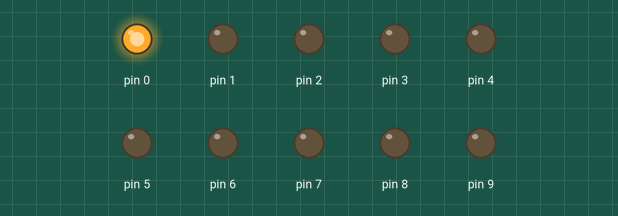
A sketch run on a simulated Arduino Uno, built with avr-gcc and run on an emulated ATmega328P. Parts: output pins drawn as LEDs (lit = HIGH).

Above: at 0.1 s.
At 0.5 s:
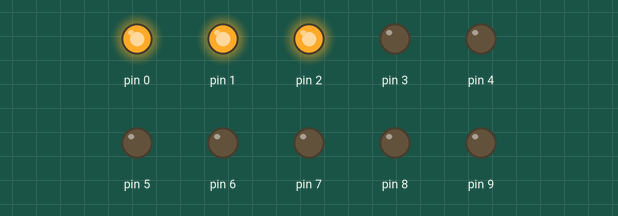
At 1.1 s:
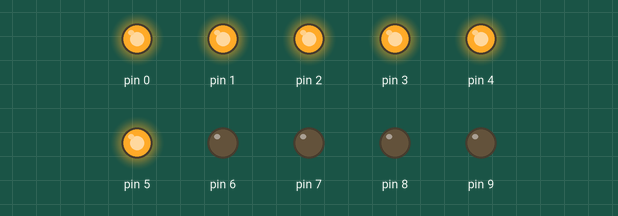
At 2.5 s:
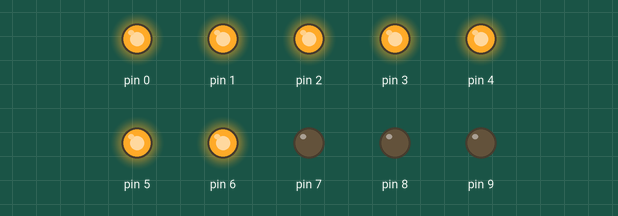
At 3.5 s:
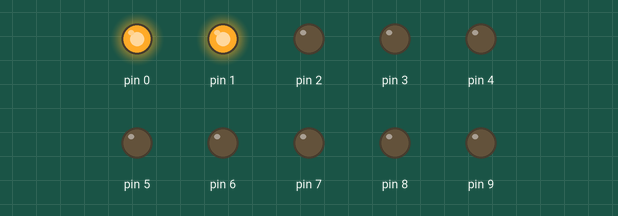
At 4.9 s:
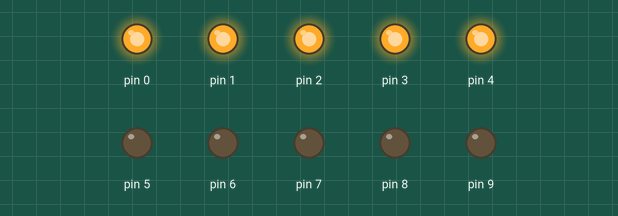
Timing chart, 0 to 5.2 s (numbered marks = the images above):
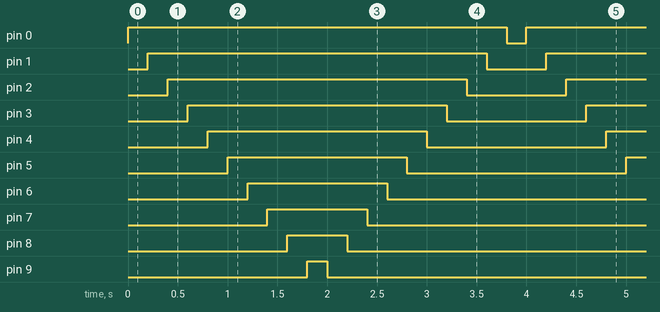

Measured:
- by itself, pin 0: alternates HIGH for 3.8 s and LOW for 0.20 s
- by itself, pin 1: alternates HIGH for 3.4 s and LOW for 0.60 s
- by itself, pin 2: alternates HIGH for 3.0 s and LOW for 1.0 s
- by itself, pin 3: alternates HIGH for 2.6 s and LOW for 1.4 s
- by itself, pin 4: alternates HIGH for 2.2 s and LOW for 1.8 s
- by itself, pin 5: alternates HIGH for 1.8 s and LOW for 2.2 s
- by itself, pin 6: alternates HIGH for 1.4 s and LOW for 2.6 s
- by itself, pin 7: alternates HIGH for 1.0 s and LOW for 3.0 s

The sketch:

2.ino
```cpp
int i=0;
void setup() {
for (int i=0;i<10;i++)
{
  pinMode(i,OUTPUT);
}
}

void loop() {
for (int i=0;i<10;i++)
{
  digitalWrite(i,HIGH);
  delay(200);
}

for (int i=9;i>=0;i--){
  digitalWrite(i,LOW);
  delay(200);
}
}
```
